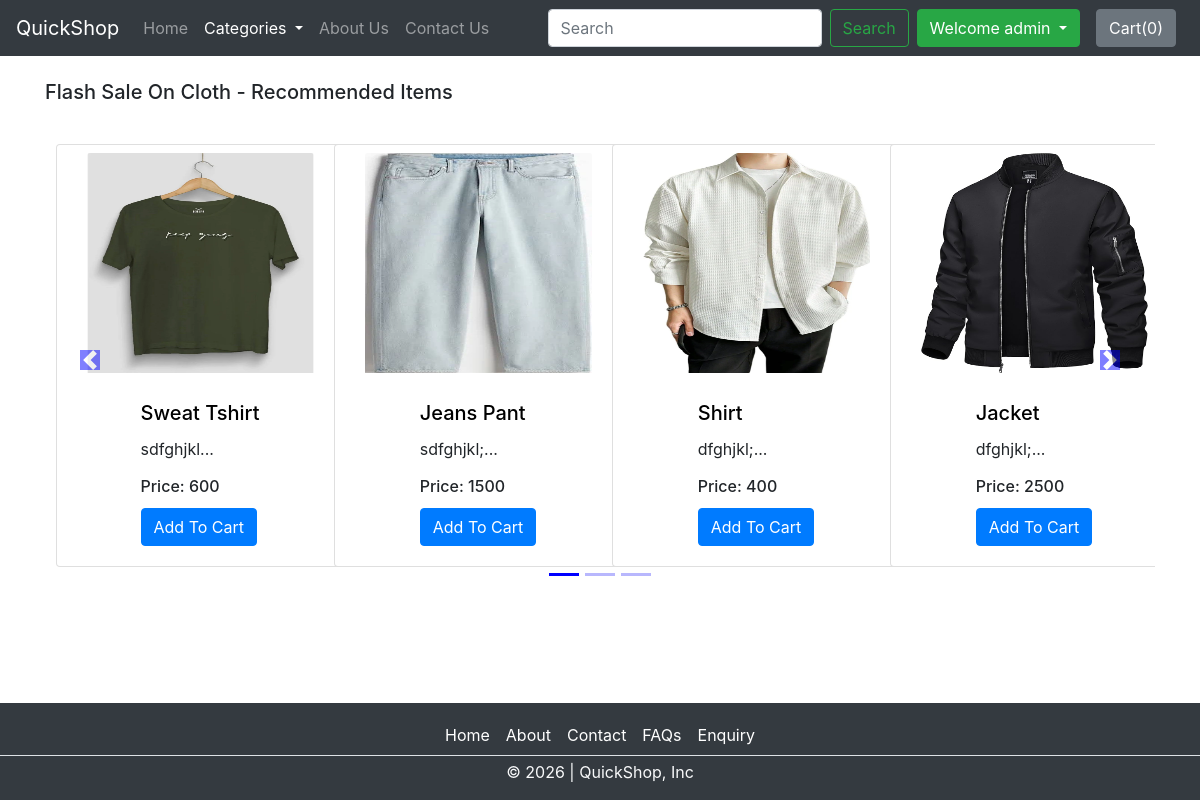
Screenshot of /cloths (signed in) with the database file from the repository.
### index/models.py (models this page shows, shortened)
class Product(models.Model):
    product_id = models.AutoField
    product_name = models.CharField(max_length=50)
    category = models.CharField(max_length=50, default="")
    subcategory = models.CharField(max_length=50, default="")
    price = models.IntegerField(default=0)
    rating = models.FloatField(default=0)
    reviews = models.IntegerField(default=0)
    desc = models.CharField(max_length=300)
    pub_date = models.DateField()
    image = models.CharField(max_length=255, default="")

### index/views.py (the view)
# urls.py: path("cloths", views.cloths, name='cloths'),
def cloths(request):
    allProds = []
    prod = Product.objects.filter(category='Cloth')
    n = len(prod)
    nSlides = n // 4 + ceil((n / 4) - (n // 4))
    allProds.append([prod, range(1, nSlides), nSlides])
    params = {'allProds':allProds}
    return render(request, 'cloths.html', params)

### index/templates/cloths.html (shortened to what this page needs)
{% extends "base.html" %}
{% block categories_active %} active {% endblock %}
{% block content %}
{% load static %}
<div class="container">
    {% for product, range, nSlides in allProds %}
    <h5 class="my-4">Flash Sale On {{product.0.category}} - Recommended Items</h5>
    <div class="row">
        <div id="demo{{forloop.counter}}" class="col carousel slide my-3" data-ride="carousel">
            <ul class="carousel-indicators">
                <li data-target="#demo{{forloop.counter}}" data-slide-to="0" class="active"></li>
                {% for i in range %}
                <li data-target="#demo{{forloop.parentloop.counter}}" data-slide-to="{{i}}"></li>
                {% endfor %}
            </ul>
            <div class="container carousel-inner no-padding">
                <div class="carousel-item active">
                    {% for i in product %}
                    <div class="col-xs-3 col-sm-3 col-md-3">
                        <div class="card align-items-center" style="width: 18rem;">
                            <a href="{% url 'prodView' i.id %}"><img src="{% static i.image %}"
                                    class="card-img-top product-card m-2" alt="..."></a>
                            <div class="card-body">
                                <a href="{% url 'prodView' i.id %}">
                                    <h5 class="card-title" id="namepr{{i.id}}">{{i.product_name}}</h5>
                                </a>
                                <p class="card-text">{{i.desc|slice:"0:53"}}...</p>
                                <h6 class="card-title">Price: <span id="pricepr{{i.id}}">{{i.price}}</span></h6>
                                <span id="divpr{{i.id}}" class="divpr">
                                    <button
    class="btn btn-primary cart"
    data-id="{{ i.id }}"
    data-name="{{ i.product_name }}"
    data-price="{{ i.price }}"
    data-category="{{ i.category }}"
    data-image="{{ i.image.url }}">
    Add To Cart
</button>
                                </span>
                            </div>
                        </div>
                    </div>
                    {% if forloop.counter|divisibleby:4 and forloop.counter > 0 and not forloop.last %}
                </div>
                    {% endif %}
                    {% endfor %}
            </div>
        </div>
        <a class="carousel-control-prev" href="#demo{{forloop.counter}}" data-slide="prev">
            <span class="carousel-control-prev-icon"></span>
        </a>
        <a class="carousel-control-next" href="#demo{{forloop.counter}}" data-slide="next">
            <span class="carousel-control-next-icon"></span>
        </a>
    </div>
    {% endfor %}
</div>
{% endblock %}

### index/templates/base.html (shortened to what this page needs)
<!doctype html>
<html lang="en">
<head>
    <link rel="stylesheet" href="https://cdnjs.cloudflare.com/ajax/libs/font-awesome/5.15.4/css/all.min.css" />
    <link rel="stylesheet" href="https://cdn.jsdelivr.net/npm/bootstrap@4.4.1/dist/css/bootstrap.min.css"
>
    <link rel="stylesheet" href="https://cdn.jsdelivr.net/npm/bootstrap-icons@1.7.2/font/bootstrap-icons.css">
</head>
<body class="d-flex flex-column min-vh-100">
    <nav class="navbar navbar-expand-lg navbar-dark bg-dark">
        <a class="navbar-brand" href="/">QuickShop</a>
        <div class="collapse navbar-collapse" id="navbarSupportedContent">
            <ul class="navbar-nav mr-auto">
                <li class="nav-item {% block home_active %} {% endblock %}">
                    <a class="nav-link" href="/" name="home">Home <span class="sr-only">(current)</span></a>
                </li>
                <li class="nav-item dropdown {% block categories_active %} {% endblock %}">
                    <a class="nav-link dropdown-toggle" href="/" id="navbarDropdown" role="button"
                        data-toggle="dropdown" aria-haspopup="true" aria-expanded="false">
                        Categories
                    </a>
                </li>
                <li class="nav-item {% block about_active %} {% endblock %}">
                    <a class="nav-link" href="/about" name="about">About Us</a>
                </li>
                <li class="nav-item {% block contact_active %} {% endblock %}">
                    <a class="nav-link" href="/contact" name="contact">Contact Us</a>
                </li>
            </ul>
            <form method='get' action='/search' class="form-inline my-2 my-lg-0">
                <input name="search" id="search" class="form-control mr-sm-2" type="search" placeholder="Search" aria-label="Search">
                <button class="btn btn-outline-success my-2 my-sm-0" type="submit">Search</button>
            </form>
            {% if user.is_authenticated %}
        <div class="dropdown mx-2">
        <button class="btn btn-success dropdown-toggle"
            type="button"
            data-toggle="dropdown">
        Welcome {{request.user}}
        </button>
        </div>
        {% endif %}
            <a href="/cart" name="cart" style="color: white">
                <button id="popcart" class="btn btn-secondary mx-2 " data-toggle="popover" data-placement="bottom"
                    data-html="true" data-trigger="hover">
                    Cart(<span id="cart">0</span>)
                </button>
            </a>
        </div>
    </nav>
    <main class="flex-fill">
        {% block content %} {% endblock %}
    </main>
    <footer class="footer bg-dark text-light opacity-0 transition">
        <div class="footer py-3 mt-0">
            <ul class="nav justify-content-center border-bottom pb-1 mb-1">
                <li class="nav-item"><a href="/" class=" text-white nav-link px-2 py-1  text-body-secondary">Home</a>
                </li>
                <li class="nav-item"><a href="/about"
                        class=" text-white nav-link px-2 py-1  text-body-secondary">About</a>
                </li>
                <li class="nav-item"><a href="/contact"
                        class=" text-white nav-link px-2 py-1  text-body-secondary">Contact</a>
                </li>
                <li class="nav-item"><a href="/about"
                        class=" text-white nav-link px-2 py-1  text-body-secondary">FAQs</a>
                </li>
                <li class="nav-item"><a href="/contact"
                        class=" text-white nav-link px-2 py-1  text-body-secondary">Enquiry</a>
                </li>
            </ul>
            <p class="text-center text-body-secondary mb-0">
                © 2026 | QuickShop, Inc
            </p>
        </div>
    </footer>
</body>
</html>

### rows the page displays
Product: category "Cloth", image (picture), product_name "Sweat Tshirt", desc "sdfghjkl", price "600"
Product: image (picture), product_name "Jeans Pant", desc "sdfghjkl;", price "1500"
Product: image (picture), product_name "Shirt", desc "dfghjkl;", price "400"
Product: image (picture), product_name "Jacket", desc "dfghjkl;", price "2500"

### other values shown
{{ request.user }} "admin"
